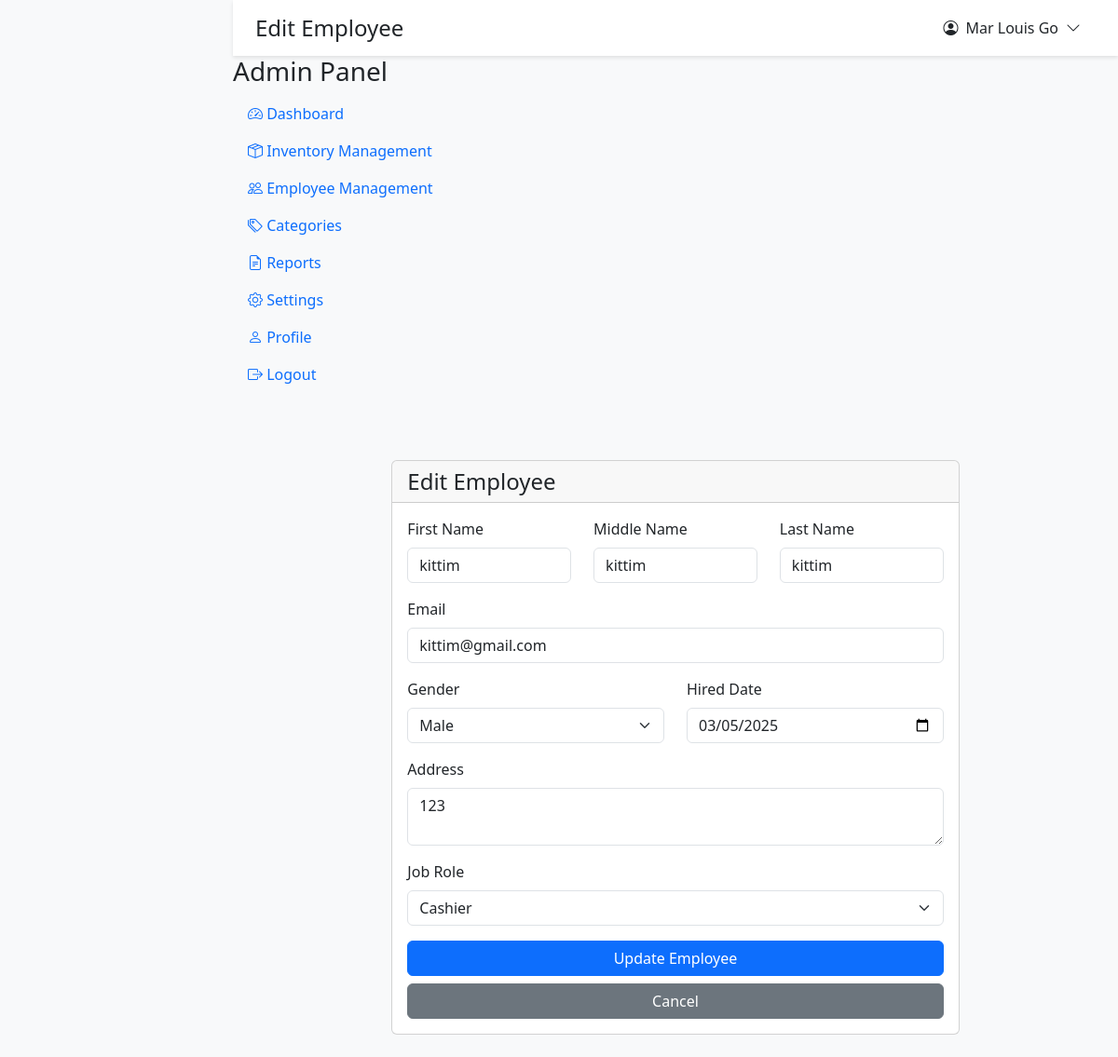
/roles/admin/edit_employee.php?id=18 (signed in), run on the app's committed database.
### tables this page shows
CREATE TABLE `tbl_employee` (
  `employee_id` int(11) NOT NULL,
  `first_name` varchar(255) NOT NULL,
  `middle_name` varchar(255) DEFAULT NULL,
  `last_name` varchar(255) NOT NULL,
  `email` varchar(255) DEFAULT NULL,
  `gender` enum('male','female','other') DEFAULT NULL,
  `hired_date` date DEFAULT NULL,
  `address_info` varchar(255) DEFAULT NULL,
  `job_id` int(11) DEFAULT NULL
);

CREATE TABLE `tbl_jobs` (
  `job_id` int(11) NOT NULL,
  `job_name` varchar(255) NOT NULL,
  `job_created_at` timestamp NOT NULL DEFAULT current_timestamp()
);

### roles/admin/edit_employee.php (the view, shortened to what this page needs)
<?php
require_once '../../config/database.php';
require_once '../../includes/header.php';
$employee_id = isset($_GET['id']) ? intval($_GET['id']) : 0;
$stmt = $conn->prepare("SELECT job_id, job_name FROM tbl_jobs WHERE job_name NOT IN ('Main Admin', 'Admin') ORDER BY job_name");
$stmt->execute();
$jobs = $stmt->get_result();
$stmt = $conn->prepare("SELECT e.*, j.job_name
                       FROM tbl_employee e
                       JOIN tbl_jobs j ON e.job_id = j.job_id
                       WHERE e.employee_id = ? AND j.job_name NOT IN ('Main Admin', 'Admin')");
$stmt->bind_param("i", $employee_id);
$stmt->execute();
$result = $stmt->get_result();
$employee = $result->fetch_assoc();
?>
<div class="container py-4">
    <div class="row justify-content-center">
        <div class="col-md-8">
            <div class="card">
                <div class="card-header">
                    <h4 class="mb-0">Edit Employee</h4>
                </div>
                <div class="card-body">
                    <form method="POST" action="">
                        <div class="row mb-3">
                            <div class="col-md-4">
                                <label for="first_name" class="form-label">First Name</label>
                                <input type="text" class="form-control" id="first_name" name="first_name"
                                       value="<?php echo htmlspecialchars($employee['first_name']); ?>" required>
                            </div>
                            <div class="col-md-4">
                                <label for="middle_name" class="form-label">Middle Name</label>
                                <input type="text" class="form-control" id="middle_name" name="middle_name"
                                       value="<?php echo htmlspecialchars($employee['middle_name']); ?>">
                            </div>
                            <div class="col-md-4">
                                <label for="last_name" class="form-label">Last Name</label>
                                <input type="text" class="form-control" id="last_name" name="last_name"
                                       value="<?php echo htmlspecialchars($employee['last_name']); ?>" required>
                            </div>
                        </div>
                        <div class="mb-3">
                            <label for="email" class="form-label">Email</label>
                            <input type="email" class="form-control" id="email" name="email"
                                   value="<?php echo htmlspecialchars($employee['email']); ?>" required>
                        </div>
                        <div class="row mb-3">
                            <div class="col-md-6">
                                <label for="gender" class="form-label">Gender</label>
                                <select class="form-select" id="gender" name="gender" required>
                                    <option value="male" <?php echo $employee['gender'] === 'male' ? 'selected' : ''; ?>>Male</option>
                                </select>
                            </div>
                            <div class="col-md-6">
                                <label for="hired_date" class="form-label">Hired Date</label>
                                <input type="date" class="form-control" id="hired_date" name="hired_date"
                                       value="<?php echo htmlspecialchars($employee['hired_date']); ?>" required>
                            </div>
                        </div>
                        <div class="mb-3">
                            <label for="address_info" class="form-label">Address</label>
                            <textarea class="form-control" id="address_info" name="address_info" rows="2" required><?php echo htmlspecialchars($employee['address_info']); ?></textarea>
                        </div>
                        <div class="mb-3">
                            <label for="job_id" class="form-label">Job Role</label>
                            <select class="form-select" id="job_id" name="job_id" required>
                                <?php
                                $jobs->data_seek(0);
                                while ($job = $jobs->fetch_assoc()):
                                ?>
                                    <option value="<?php echo $job['job_id']; ?>"
                                            <?php echo $employee['job_id'] == $job['job_id'] ? 'selected' : ''; ?>>
                                        <?php echo htmlspecialchars($job['job_name']); ?>
                                    </option>
                                <?php endwhile; ?>
                            </select>
                        </div>
                        <div class="d-grid gap-2">
                            <button type="submit" class="btn btn-primary">Update Employee</button>
                            <a href="employees.php" class="btn btn-secondary">Cancel</a>
                        </div>
                    </form>
                </div>
            </div>
        </div>
    </div>
</div>
<?php require_once '../../includes/footer.php'; ?>

### includes/header.php (style rules this page uses)
:root { --body-bg: #f8f9fa; --topbar-bg: #ffffff; --card-bg: #ffffff; --text-color: #212529; --border-color: rgba(0,0,0,0.1); }
body { min-height: 100vh; background-color: var(--body-bg); padding-left: 250px; padding-top: 60px; transition: padding-left 0.3s ease; color: var(--text-color); }

### data on the page
tbl_employee: first_name "kittim", middle_name "kittim", last_name "kittim", email "kittim@gmail.com", gender "Male", hired_date "03/05/2025", address_info "123", job_id "Cashier"

### other printed values
$page_title "Edit Employee"
$_SESSION['full_name'] "Mar Louis Go"
